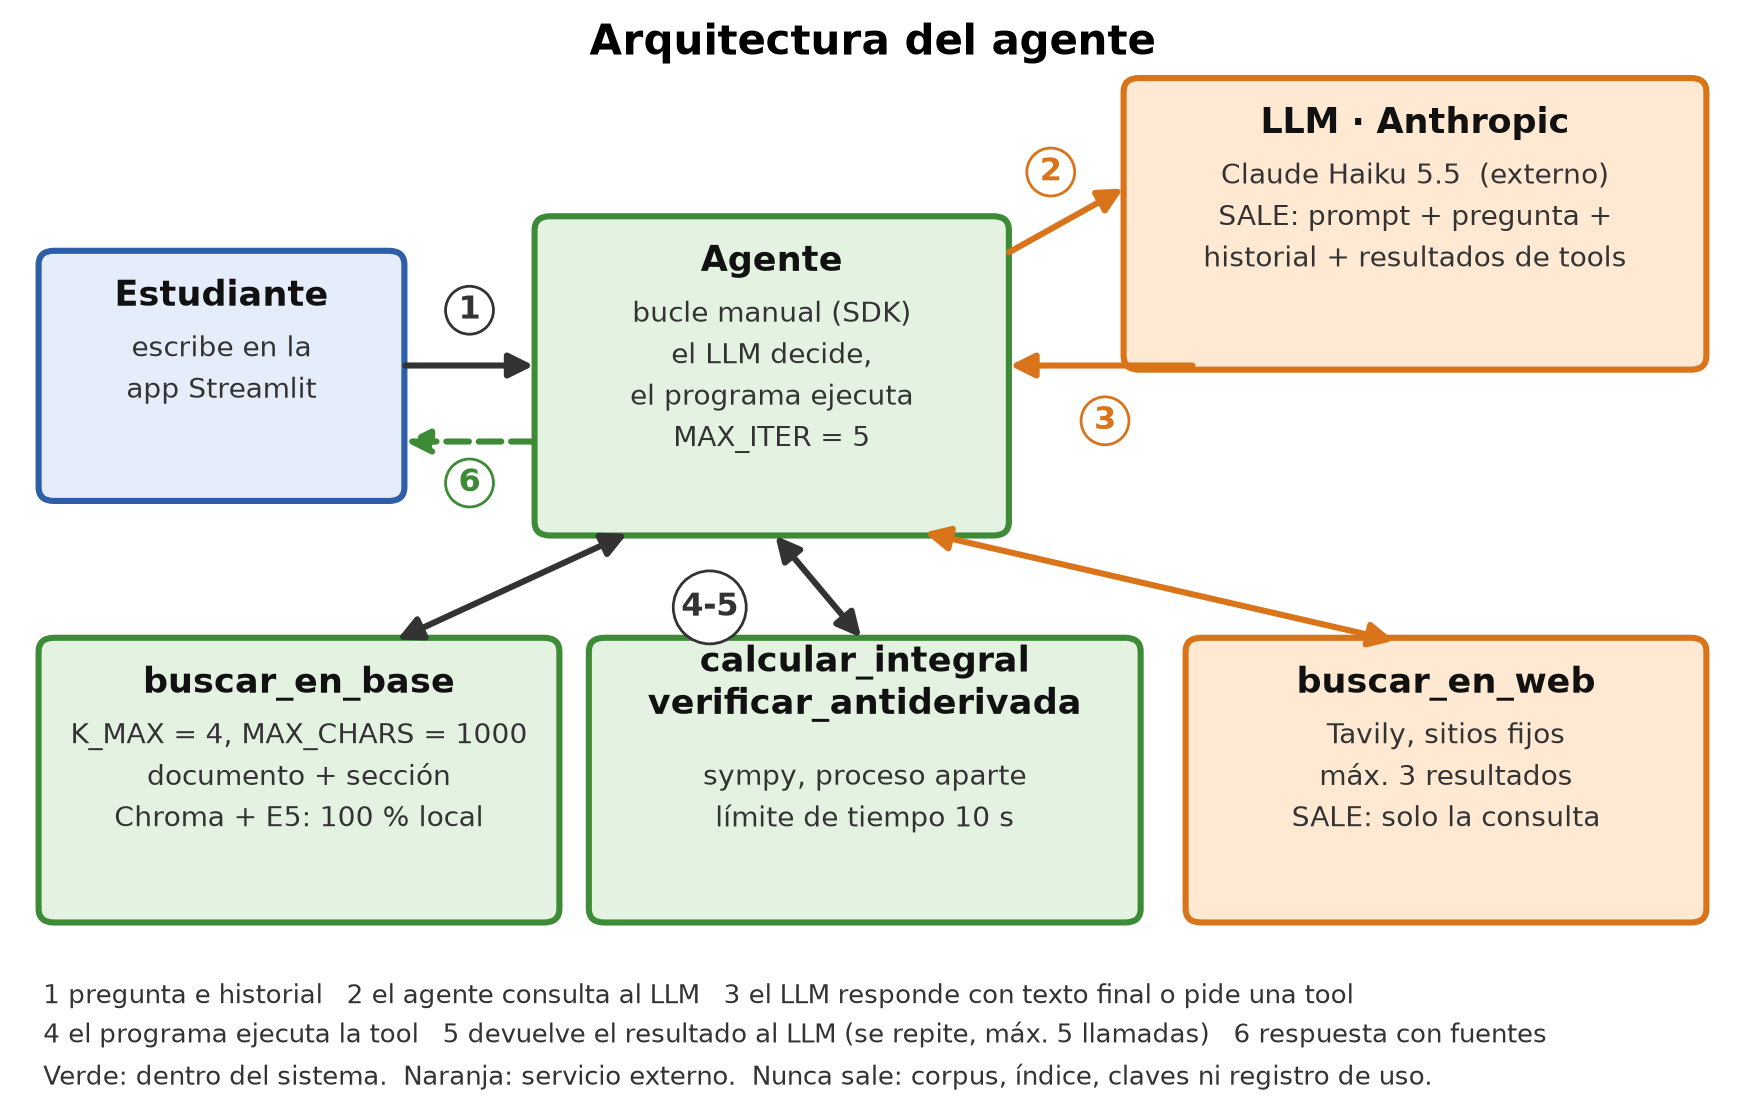

This figure's Python source:
"""Version del diagrama para el documento PDF (docs/diagrama_arquitectura_doc.png): menos texto y letra mayor,
porque se inserta a ~16 cm de ancho. La version detallada es docs/diagrama_arquitectura.png.

    python docs/diagrama_arquitectura_doc.py
"""
from pathlib import Path

import matplotlib

matplotlib.use("Agg")
import matplotlib.pyplot as plt
from matplotlib.patches import FancyArrowPatch, FancyBboxPatch

VERDE, VERDE_B = "#e3f2e1", "#3d8b37"
NARANJA, NARANJA_B = "#ffe9d2", "#d9741a"
AZUL, AZUL_B = "#e4edf9", "#2d5fa8"
GRIS = "#333333"

fig, ax = plt.subplots(figsize=(11, 7.0))
ax.set_xlim(0, 11)
ax.set_ylim(-1.35, 6.45)
ax.axis("off")


def caja(x, y, w, h, titulo, lineas=(), fondo=AZUL, borde=AZUL_B):
    ax.add_patch(FancyBboxPatch((x, y), w, h, boxstyle="round,pad=0.03,rounding_size=0.1", fc=fondo, ec=borde, lw=2.2))
    ax.text(x + w / 2, y + h - 0.3, titulo, ha="center", va="center", fontsize=12.5, fontweight="bold", color="#111")
    for i, l in enumerate(lineas):
        extra = 0.3 if "\n" in titulo else 0.0          # un titulo de dos lineas baja el texto
        ax.text(x + w / 2, y + h - 0.68 - extra - 0.3 * i, l, ha="center", va="center", fontsize=10.2, color=GRIS)


def flecha(p, q, color=GRIS, ls="-", doble=False, cur=0.0):
    ax.add_patch(FancyArrowPatch(p, q, arrowstyle="<|-|>" if doble else "-|>", mutation_scale=18, lw=2.2, color=color,
                                 linestyle=ls, connectionstyle=f"arc3,rad={cur}"))


def num(x, y, t, color=GRIS):
    ax.text(x, y, t, ha="center", va="center", fontsize=11.5, fontweight="bold", color=color,
            bbox=dict(fc="white", ec=color, pad=1.6, boxstyle="circle,pad=0.25"))


ax.text(5.5, 6.2, "Arquitectura del agente", ha="center", fontsize=15, fontweight="bold")

caja(0.15, 3.0, 2.3, 1.75, "Estudiante", ["escribe en la", "app Streamlit"], AZUL, AZUL_B)
caja(3.35, 2.75, 3.0, 2.25, "Agente", ["bucle manual (SDK)", "el LLM decide,", "el programa ejecuta", "MAX_ITER = 5"], VERDE, VERDE_B)
caja(7.15, 3.95, 3.7, 2.05, "LLM · Anthropic", ["Claude Haiku 5.5  (externo)", "SALE: prompt + pregunta +", "historial + resultados de tools"], NARANJA, NARANJA_B)
caja(0.15, -0.05, 3.3, 2.0, "buscar_en_base", ["K_MAX = 4, MAX_CHARS = 1000", "documento + sección", "Chroma + E5: 100 % local"], VERDE, VERDE_B)
caja(3.7, -0.05, 3.5, 2.0, "calcular_integral\nverificar_antiderivada", ["sympy, proceso aparte", "límite de tiempo 10 s"], VERDE, VERDE_B)
caja(7.55, -0.05, 3.3, 2.0, "buscar_en_web", ["Tavily, sitios fijos", "máx. 3 resultados", "SALE: solo la consulta"], NARANJA, NARANJA_B)

flecha((2.45, 3.95), (3.35, 3.95))
num(2.9, 4.35, "1")
flecha((6.35, 4.75), (7.15, 5.25), NARANJA_B)
num(6.65, 5.35, "2", NARANJA_B)
flecha((7.6, 3.95), (6.35, 3.95), NARANJA_B, cur=-0.0)
num(7.0, 3.55, "3", NARANJA_B)
flecha((3.95, 2.75), (2.4, 1.95), doble=True)
flecha((4.85, 2.75), (5.45, 1.95), doble=True)
flecha((5.8, 2.75), (8.9, 1.95), NARANJA_B, doble=True)
num(4.45, 2.2, "4-5")
flecha((3.35, 3.4), (2.45, 3.4), VERDE_B, ls="--")
num(2.9, 3.1, "6", VERDE_B)

ax.text(0.15, -0.75, "1 pregunta e historial   2 el agente consulta al LLM   3 el LLM responde con texto final o pide una tool\n"
        "4 el programa ejecuta la tool   5 devuelve el resultado al LLM (se repite, máx. 5 llamadas)   6 respuesta con fuentes",
        fontsize=9.3, color=GRIS, va="center", linespacing=1.5)
ax.text(0.15, -1.2, "Verde: dentro del sistema.  Naranja: servicio externo.  Nunca sale: corpus, índice, claves ni registro de uso.",
        fontsize=9.3, color=GRIS, va="center")

out = Path(__file__).with_name("diagrama_arquitectura_doc.png")
fig.savefig(out, dpi=200, bbox_inches="tight", facecolor="white")
print("Guardado:", out)
